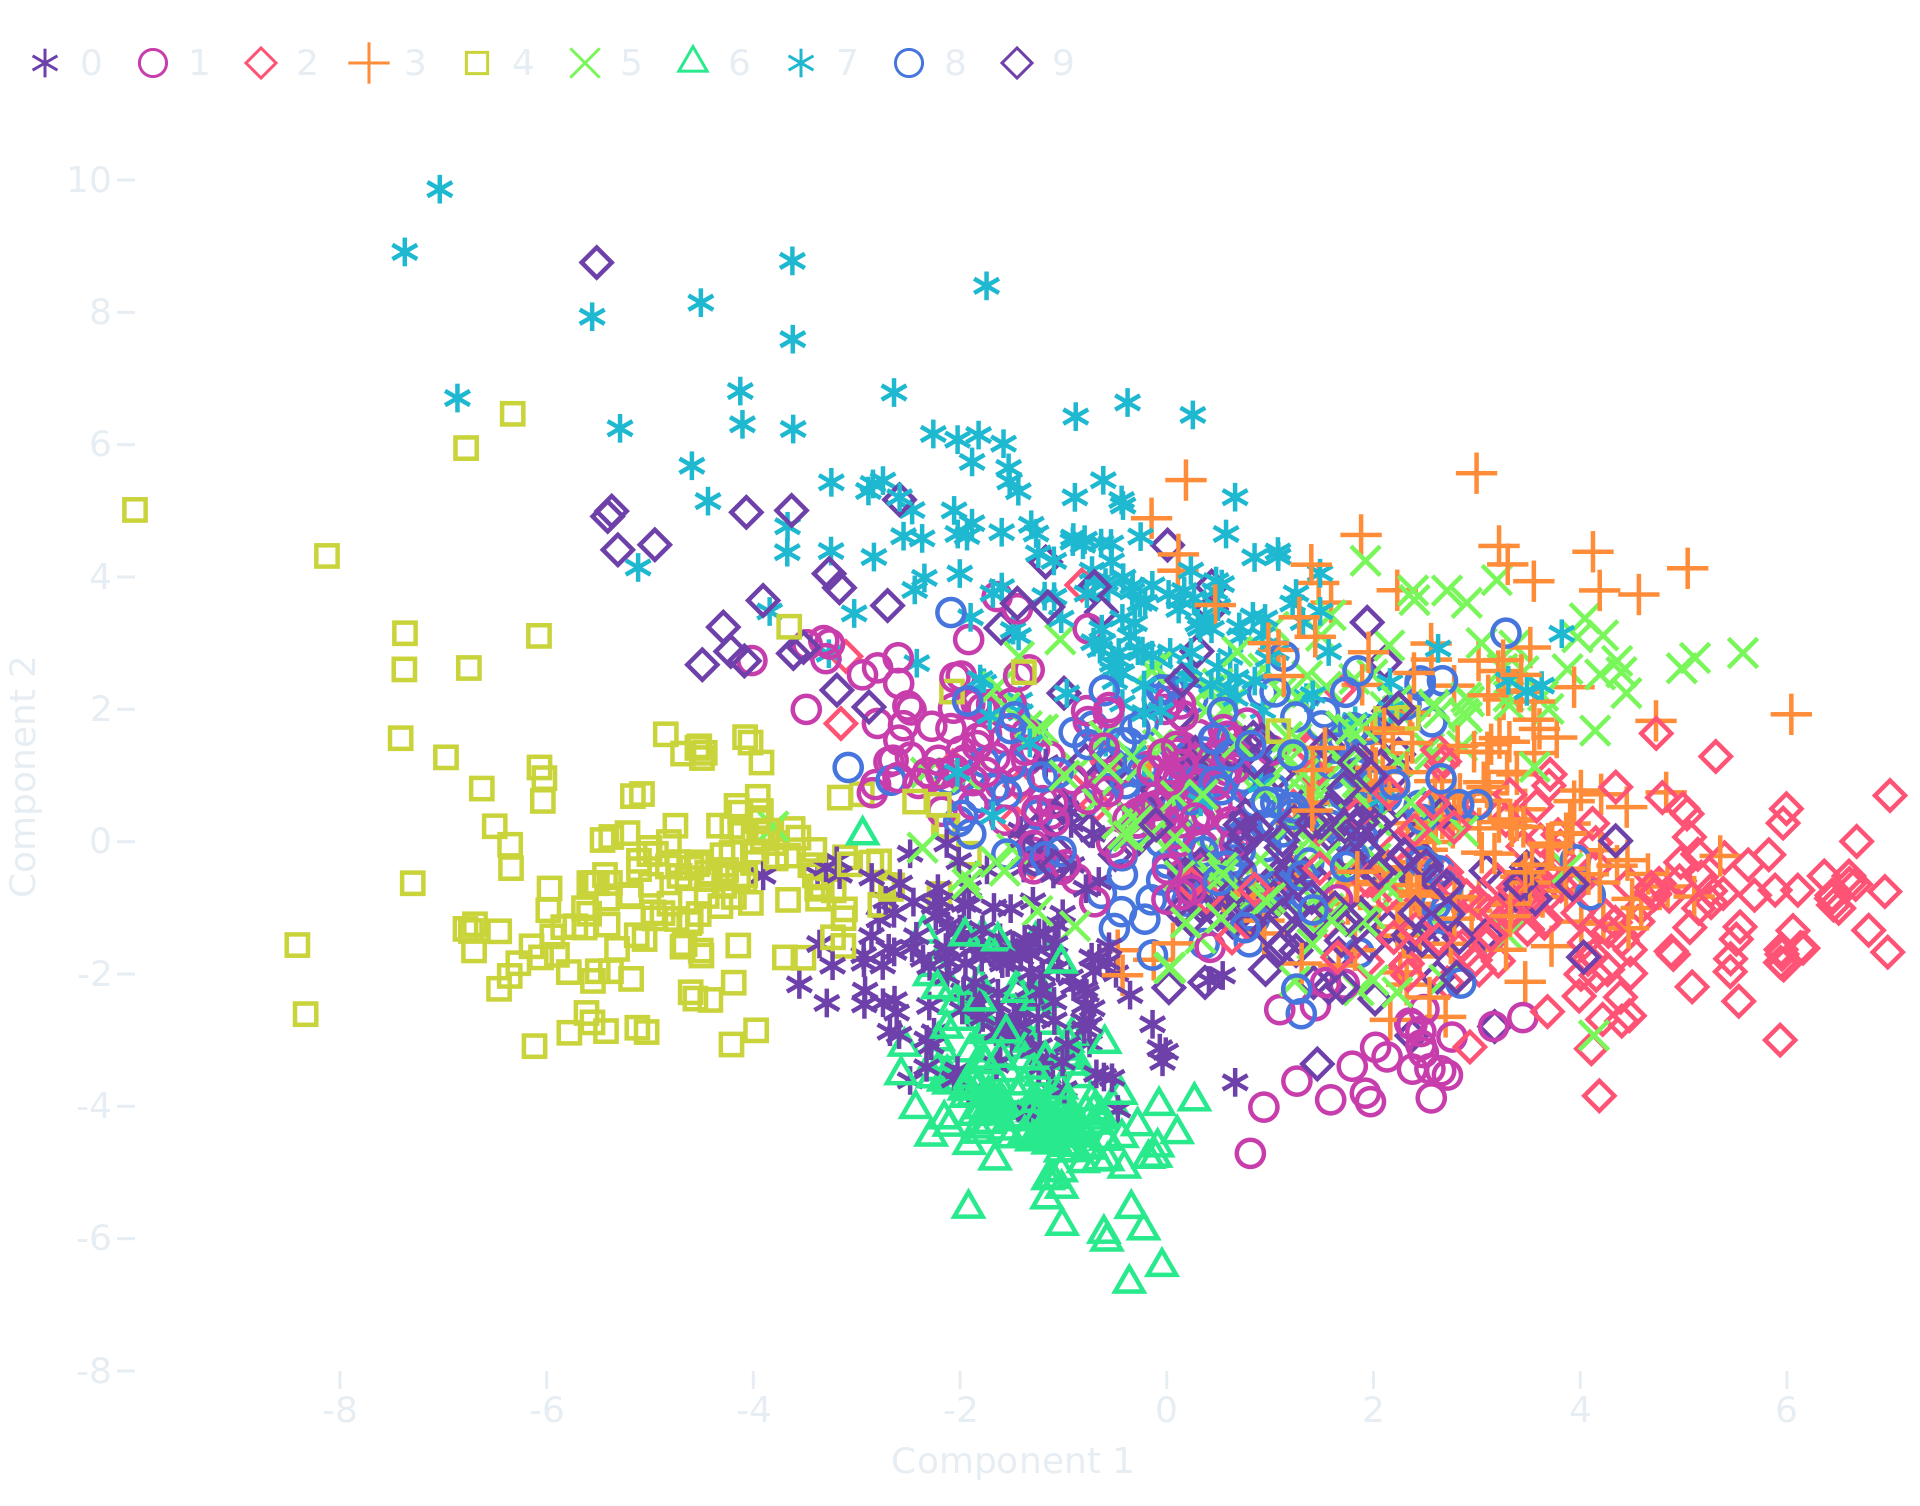

Reproduce this figure in Python.
import polars as pl
from sklearn.datasets import load_digits
from sklearn.decomposition import PCA
from sklearn.preprocessing import StandardScaler

import plotynium as ply

mnist = load_digits()
scaler = StandardScaler()
X_scaled = scaler.fit_transform(mnist.data)
pca = PCA(n_components=2)
components = pca.fit_transform(X_scaled)

# Prepare your data with Polars, Pandas or manually
df = pl.DataFrame(components, schema=["Component 1", "Component 2"])
df = df.insert_column(2, pl.Series("digit", mnist.target))

plot = ply.plot(
    marks=[
        ply.dot(
            df.to_dicts(),
            x="Component 1",
            y="Component 2",
            stroke="digit",
            symbol="digit",
        )
    ],
    color={"scheme": ply.Interpolation.RAINBOW},
    symbol={"legend": True},
    style={"background": "#161b22", "color": "#e6edf3"},
)

with open("pca.svg", "w") as file:
    file.write(str(plot))
